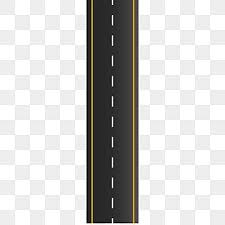
#> input picture Python/road.jpg, 225 x 225 px
$ python edgedetection.py   (older library calls are emulated)
#> lines starting #> are read from the running program, lines starting #| are printed output that depends on the picture; after the words box and inside, x2 and y2 are one past the last pixel; in counts of white or black regions, pixels touching at a corner belong together
import cv2
import numpy as np #array

# Load an image in grayscale
image = cv2.imread('road.jpg', cv2.IMREAD_GRAYSCALE)
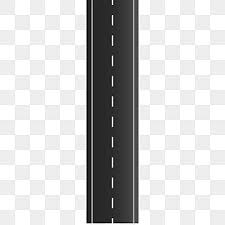
#> image: shape (225, 225); min 0, max 255, mean 202.4

if image is None:
    print("Image not found. Please check the filename.")
    exit()

# ---------------------- Filtering ----------------------

# Gaussian Filter
gaussian_blur = cv2.GaussianBlur(image, (5, 5), 0)
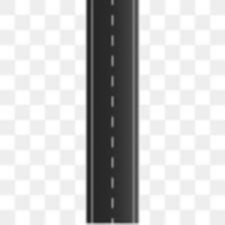
#> gaussian_blur: shape (225, 225); min 34, max 255, mean 202.4

# Median Filter
median_blur = cv2.medianBlur(image, 5)
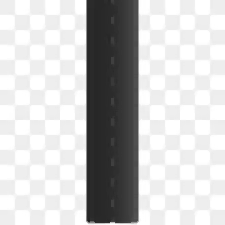
#> median_blur: shape (225, 225); min 28, max 255, mean 201.3

# ---------------------- Sobel Edge Detection ----------------------

# Sobel X and Y edge detection
sobel_x = cv2.Sobel(image, cv2.CV_64F, 1, 0, ksize=3)#kernel size fold
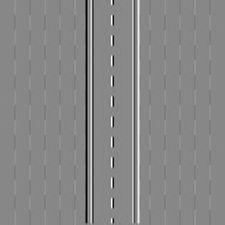
#> sobel_x: shape (225, 225) float64; min -1020, max 899, mean 0; drawn with min black and max white
sobel_y = cv2.Sobel(image, cv2.CV_64F, 0, 1, ksize=3)
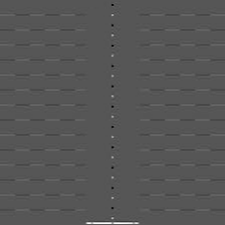
#> sobel_y: shape (225, 225) float64; min -520, max 1020, mean 1.4; drawn with min black and max white

# Magnitude of gradient
sobel_combined = cv2.magnitude(sobel_x, sobel_y)
sobel_combined = cv2.convertScaleAbs(sobel_combined)
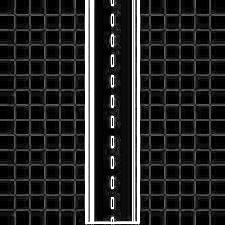
#> sobel_combined: shape (225, 225); min 0, max 255, mean 37.5

# ---------------------- Canny Edge Detection ----------------------

# Apply Canny (lower threshold, upper threshold)
canny_edges = cv2.Canny(image, 100, 200)
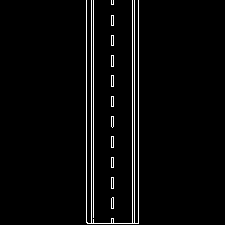
#> canny_edges: shape (225, 225); 3.3% white in thin lines or dots, all inside (x1, y1, x2, y2) = (86, 0, 139, 224)

# ---------------------- Display Results ----------------------

cv2.imshow('Original Image', image)
cv2.imshow('Gaussian Blur', gaussian_blur)
cv2.imshow('Median Blur', median_blur)
cv2.imshow('Sobel Edge Detection', sobel_combined)
cv2.imshow('Canny Edge Detection', canny_edges)

cv2.waitKey(0)
cv2.destroyAllWindows()
